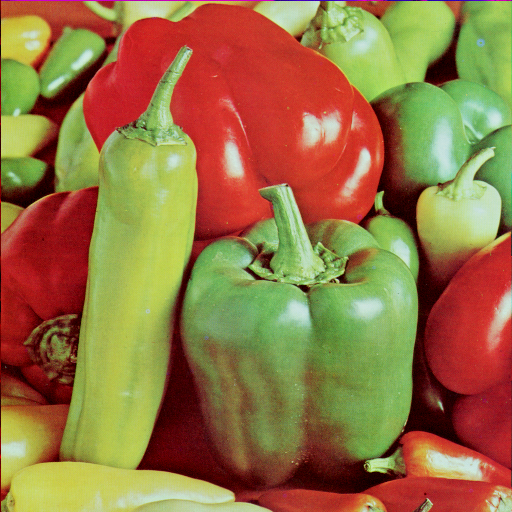
//> input picture PeppersRGB.bmp, 512 x 512 px
$ ./main   (built with g++ and OpenCV 4)
//> lines starting //> are read from the running program, lines starting //| are printed output that depends on the picture
### ch2/myfunc.h
#ifndef __MY_FUNC__
#define __MY_FUNC__
#include <iostream>
#include <opencv2/opencv.hpp>
#include <cmath>
#include <string>

using namespace cv;
using namespace std;
void slatNosise(cv::Mat &img, double f);
cv::Mat img_transf(Mat &img, Mat &T, int methed);
Mat Transform(double theta, double sw, double sh, double mx, double my);
Mat img_inverse(Mat &img);
void saltandpepper(cv::Mat &image, float f);
Mat img_binary(Mat &img, uint8_t thr);
double generateGaussianNoise(double mu, double sigma);

class F_tr
{
public:
    F_tr(Mat & img)
    {
        this->img = img.clone();
    }

    Mat T;
    Mat mdft();
    Mat midft();
    Mat mdft_c(int met=0);
    Mat midft_c();
    Mat dft_r;
    Mat dft_i;
    Mat mdft_phase();

private:
    Mat img;


};

class Noise
{
    public:
    // [5 lines left out: function Noise, not called in this run]
    Mat saltandpepper(float f);
    Mat gaussian(float mean, float sigma);
    Mat rayleigh(float sigma);
    Mat exponential(float lambda);

    private:
    string name;
    Mat img;
    Mat noise_rate;
};
#endif

### ch2/myfunc.cpp

#include "myfunc.h"
#include <random>

// [155 lines left out: functions slatNosise, img_binary, img_inverse, addSaltNoise, inster1, Transform, not called in this run]

///////img_transformer///////
// arg img:img to trans
// T :mat transform mat
/*
|aR t|
|0  1|
a:scal mat
t:transport vec
R:rotation mat

*/
// [117 lines left out: functions img_transf, saltandpepper, not called in this run]

Mat F_tr::mdft()
{
    Mat I = this->img.clone();

    Mat padded; // 以0填充输入图像矩阵
    int m = getOptimalDFTSize(I.rows);
    int n = getOptimalDFTSize(I.cols);
    // 填充输入图像I，输入矩阵为padded，上方和左方不做填充处理
    copyMakeBorder(I, padded, 0, m - I.rows, 0, n - I.cols, BORDER_CONSTANT, Scalar::all(0));
    Mat planes[] = {Mat_<float>(padded), Mat::zeros(padded.size(), CV_32F)};
    Mat complexI;
    merge(planes, 2, complexI); // 将planes融合合并成一个多通道数组complexI
    dft(complexI, complexI);    // 进行傅里叶变换
    // 计算幅值，转换到对数尺度(logarithmic scale)
    //=> log(1 + sqrt(Re(DFT(I))^2 + Im(DFT(I))^2))
    split(complexI, planes);                    // planes[0] = Re(DFT(I),planes[1] = Im(DFT(I))
                                                // 即planes[0]为实部,planes[1]为虚部
    this->dft_i=planes[1].clone();
    this->dft_r=planes[0].clone();
    magnitude(planes[0], planes[1], planes[0]); // planes[0] = magnitude
    Mat magI = planes[0];
    magI += Scalar::all(1);
    log(magI, magI); // 转换到对数尺度(logarithmic scale)
    return magI;
}
Mat F_tr::mdft_phase(){
    Mat p(this->dft_r.size(),CV_32F);
    phase(this->dft_r,this->dft_i,p);

    normalize(p, p, 0, 255, NORM_MINMAX, CV_8UC1);
    return p;
}
Mat F_tr::mdft_c(int met)
{
    // 如果有奇数行或列，则对频谱进行裁剪
    if (met == 0)
    {
        Mat magI = mdft();
        magI = magI(Rect(0, 0, magI.cols & -2, magI.rows & -2));
        // 重新排列傅里叶图像中的象限，使得原点位于图像中心
        int cx = magI.cols / 2;
        int cy = magI.rows / 2;
        Mat q0(magI, Rect(0, 0, cx, cy));   // 左上角图像划定ROI区域
        Mat q1(magI, Rect(cx, 0, cx, cy));  // 右上角图像
        Mat q2(magI, Rect(0, cy, cx, cy));  // 左下角图像
        Mat q3(magI, Rect(cx, cy, cx, cy)); // 右下角图像
        // 变换左上角和右下角象限
        Mat tmp;
        q0.copyTo(tmp);
        q3.copyTo(q0);
        tmp.copyTo(q3);
        // 变换右上角和左下角象限
        q1.copyTo(tmp);
        q2.copyTo(q1);
        tmp.copyTo(q2);
        // 归一化处理，用0-1之间的浮点数将矩阵变换为可视的图像格式
        normalize(magI, magI, 0, 1, NORM_MINMAX);
        // imshow("输入图像", I);
        // imshow("频谱图", magI);
        // waitKey(0);
        return magI;
    }
    else if (met == 1)
    {
        Mat I = this->img.clone();
        int w = I.cols;
        int h = I.rows;
        for (int i = 0; i < h; i++)
        {
            for (int j = 0; j < w; j++)
            {
                I.at<uchar>(i, j) = I.at<uchar>(i, j) * pow(-1, i + j);
            }
        }
        F_tr f(I);
        Mat magI = f.mdft();
        normalize(magI, magI, 0, 1, NORM_MINMAX);
        return magI;
    }
}


// [17 lines of commented-out code are left out]

// [104 lines left out: functions saltandpepper, gaussian, generateGaussianNoise, addGaussianNoise, not called in this run]
// [12 lines of commented-out code are left out]

### ch2/main.cpp
#include <iostream>
#include <opencv2/opencv.hpp>
#include "myfunc.h"

using namespace cv;
using namespace std;

int main() {
    // 1.读取图片
    Mat img = imread("PeppersRGB.bmp" ,0);
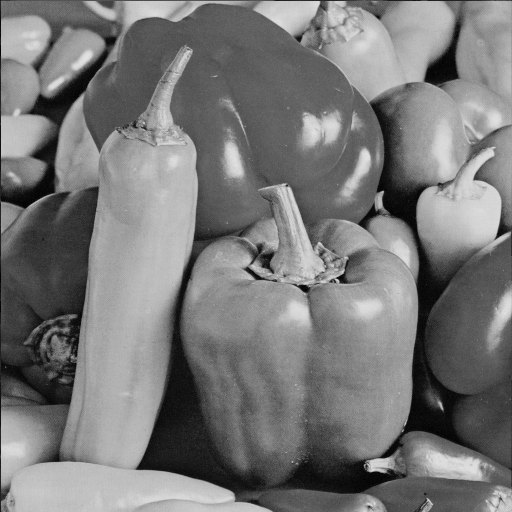
//> img: 512 rows x 512 cols, CV_8UC1; min 0, max 228, mean 120.2
    if (img.empty()) {
        cout << "Image not found" << endl;
        return -1;
    }
    // [41 lines of commented-out code are left out]
    F_tr f(img);
    imshow("Original Image", img);
    imshow("fft_mag", f.mdft_c(0));
//> in mdft, `Mat planes[] = {Mat_<float>(padded), Mat::zeros(padded.size(), CV_32F)};`: planes[1]: 512 rows x 512 cols, CV_32FC1; every value is 0
//> in mdft_c, `Mat q0(magI, Rect(0, 0, cx, cy));`:
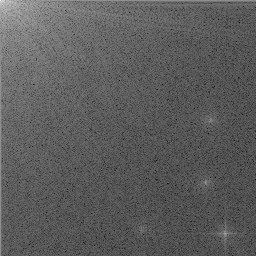
//> q0: 256 rows x 256 cols, CV_32FC1; min 2.46, max 17.27, mean 7.84; drawn with min black and max white
//> in mdft_c, `Mat q1(magI, Rect(cx, 0, cx, cy));`:
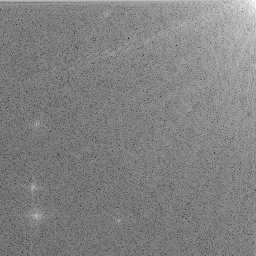
//> q1: 256 rows x 256 cols, CV_32FC1; min 1.09, max 14.33, mean 7.82; drawn with min black and max white
//> in mdft_c, `Mat q2(magI, Rect(0, cy, cx, cy));`:
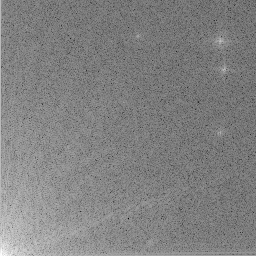
//> q2: 256 rows x 256 cols, CV_32FC1; min 1.09, max 14.33, mean 7.82; drawn with min black and max white
//> in mdft_c, `Mat q3(magI, Rect(cx, cy, cx, cy));`:
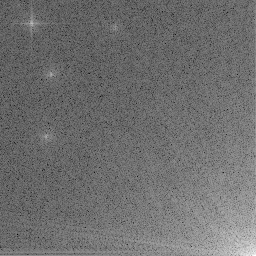
//> q3: 256 rows x 256 cols, CV_32FC1; min 2.46, max 14.74, mean 7.81; drawn with min black and max white
//> in mdft_c, `tmp.copyTo(q2);`:
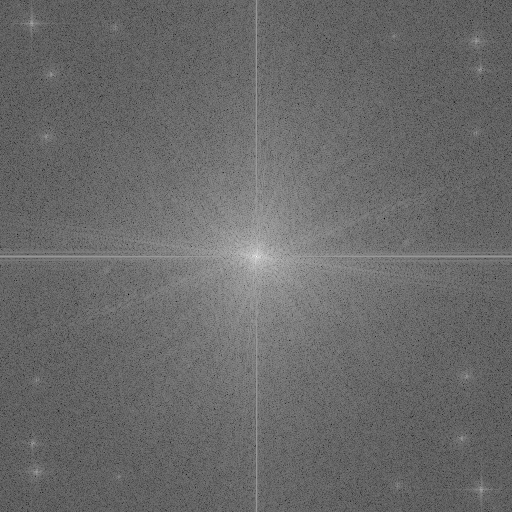
//> magI: 512 rows x 512 cols, CV_32FC1; min 1.09, max 17.27, mean 7.83; drawn with min black and max white
    imshow("fft_phase", f.mdft_phase());
//> in mdft_phase, `phase(this->dft_r,this->dft_i,p);`:
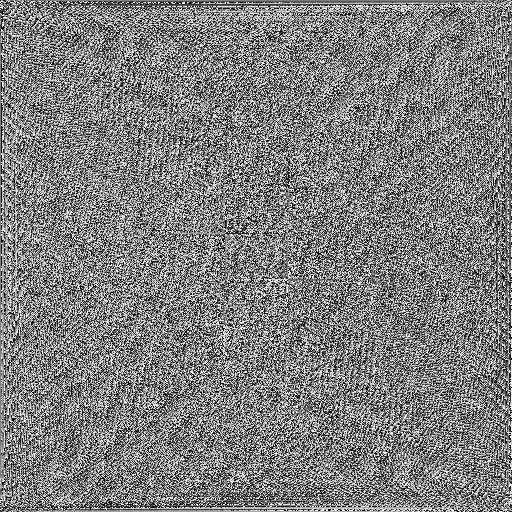
//> p: 512 rows x 512 cols, CV_32FC1; min 0, max 6.28, mean 3.14; drawn with min black and max white

    waitKey(0);
    return 0;
}

$ run again, with fenjin.jpg saved as PeppersRGB.bmp
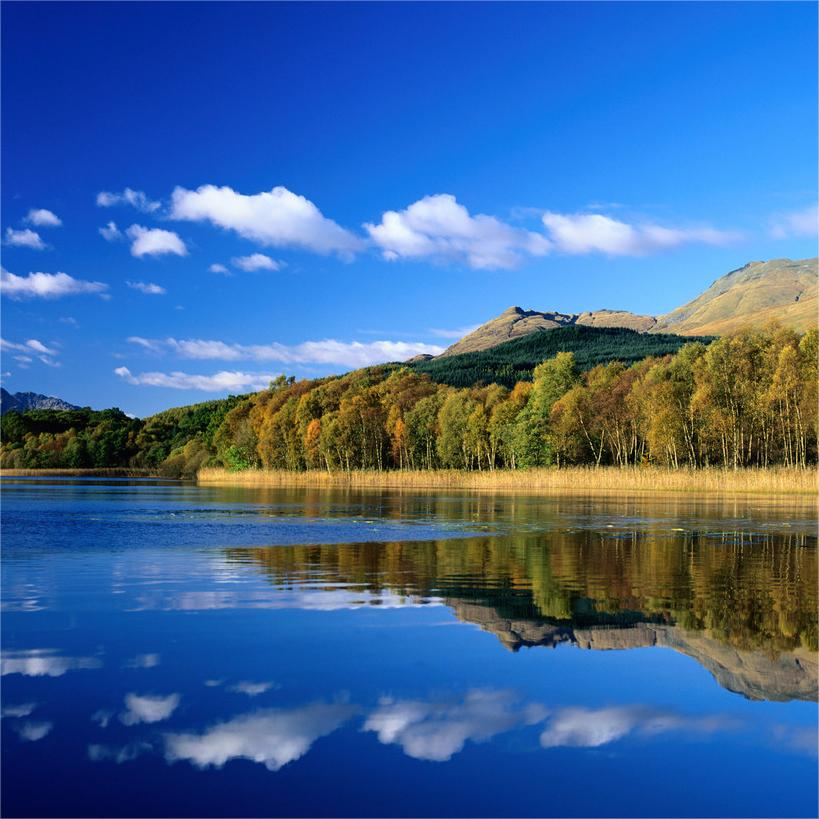
//> input picture fenjin.jpg, 819 x 819 px
//> in mdft_c, `tmp.copyTo(q2);`:
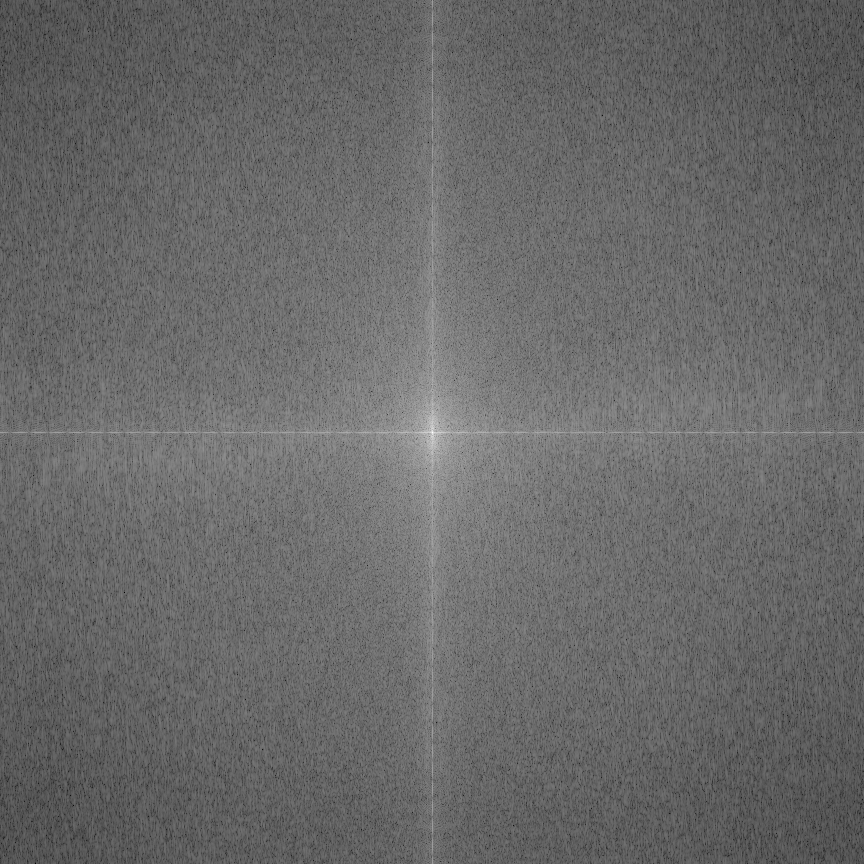
//> magI: 864 rows x 864 cols, CV_32FC1; min 1.71, max 17.98, mean 8.43; drawn with min black and max white
//> in mdft_phase, `phase(this->dft_r,this->dft_i,p);`:
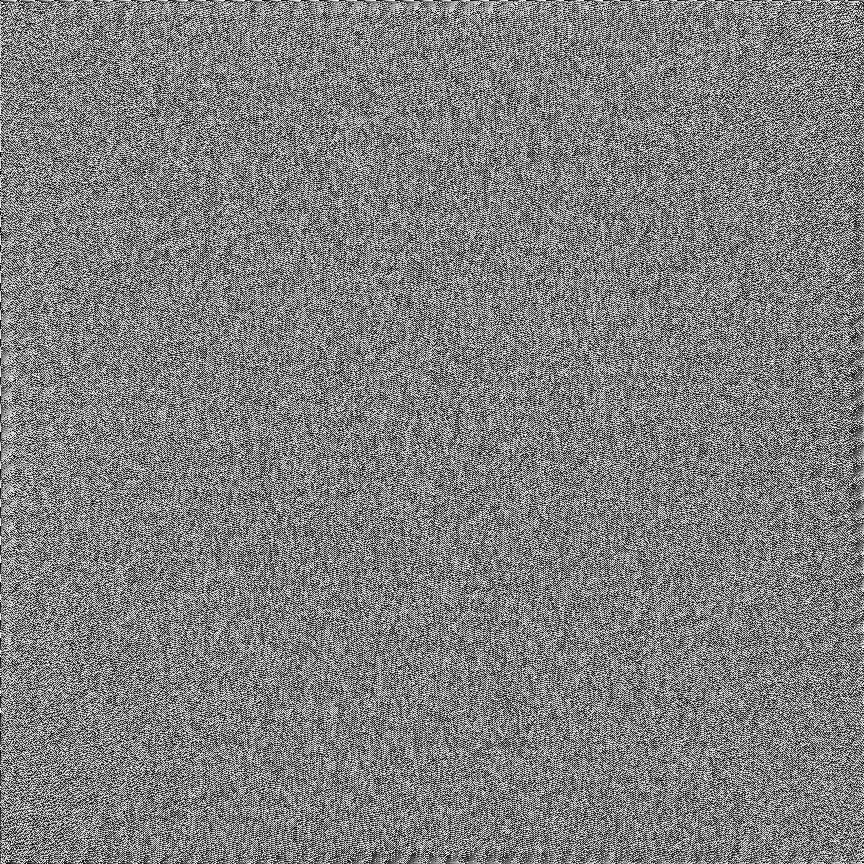
//> p: 864 rows x 864 cols, CV_32FC1; min 0, max 6.28, mean 3.14; drawn with min black and max white

$ run again, with hailang.png saved as PeppersRGB.bmp
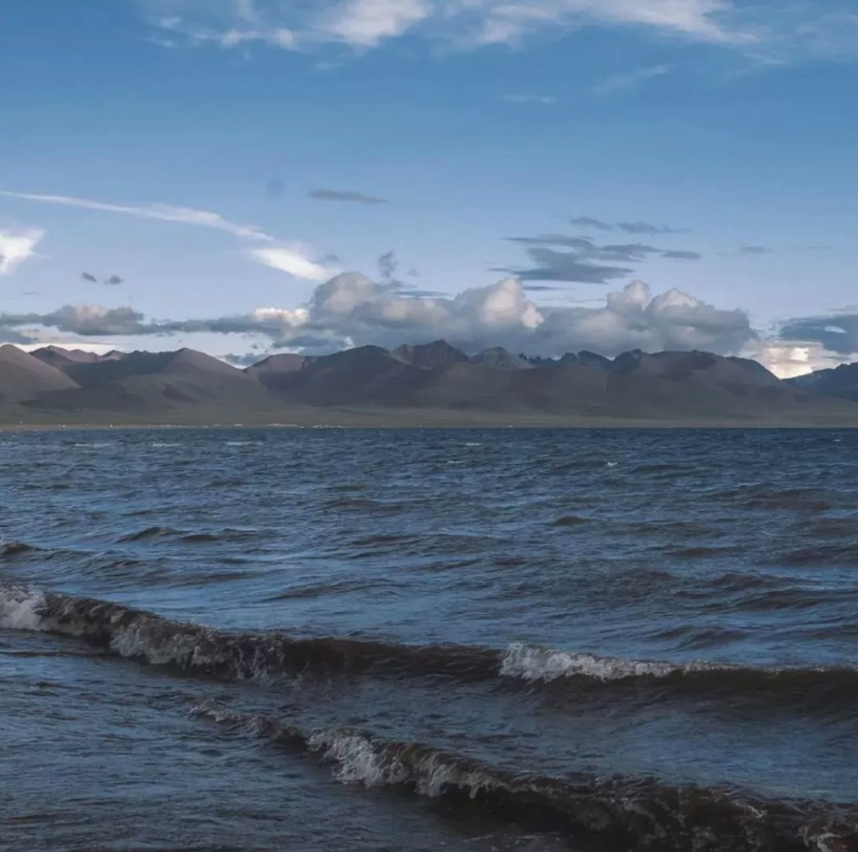
//> input picture hailang.png, 858 x 852 px
//> in mdft_c, `tmp.copyTo(q2);`:
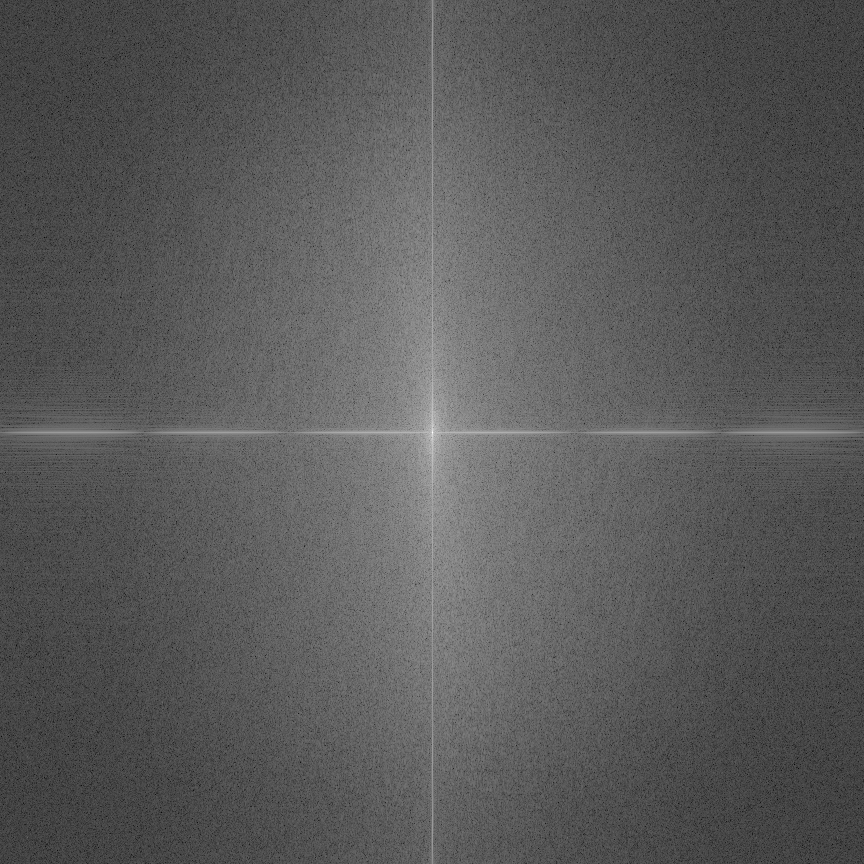
//> magI: 864 rows x 864 cols, CV_32FC1; min 0.887, max 18.17, mean 6.99; drawn with min black and max white
//> in mdft_phase, `phase(this->dft_r,this->dft_i,p);`:
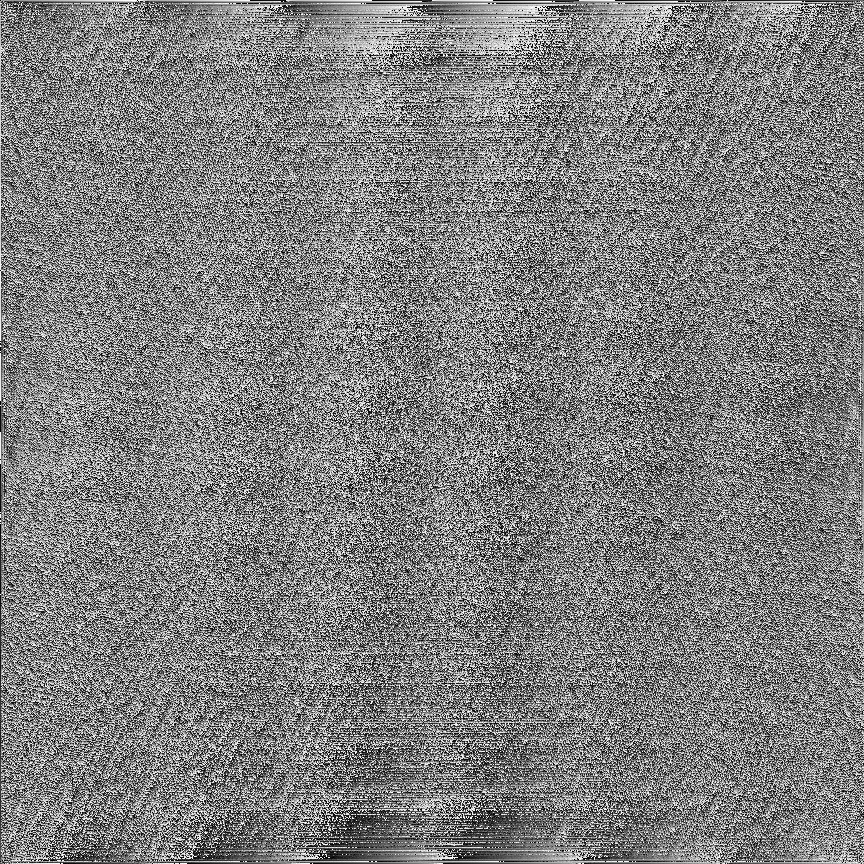
//> p: 864 rows x 864 cols, CV_32FC1; min 0, max 6.28, mean 3.14; drawn with min black and max white
